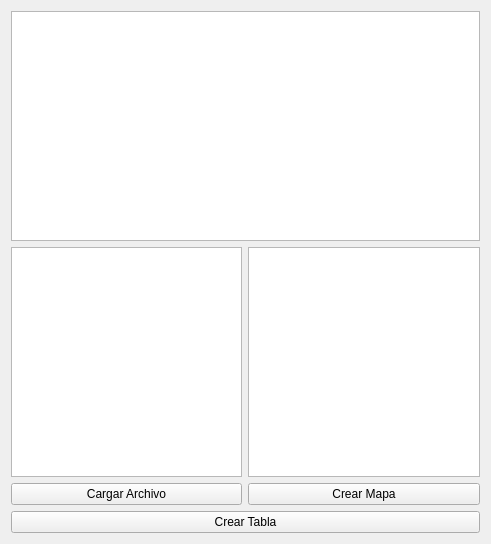
<?xml version="1.0" encoding="UTF-8"?>
<ui version="4.0">
 <class>Form</class>
 <widget class="QWidget" name="Form">
  <property name="geometry">
   <rect>
    <x>0</x>
    <y>0</y>
    <width>491</width>
    <height>544</height>
   </rect>
  </property>
  <property name="windowTitle">
   <string>Ventana  Principal (main.py)</string>
  </property>
  <layout class="QGridLayout" name="gridLayout">
   <item row="0" column="0" colspan="2">
    <widget class="QTextEdit" name="txtText1"/>
   </item>
   <item row="1" column="0">
    <widget class="QTextEdit" name="txtText2"/>
   </item>
   <item row="1" column="1">
    <widget class="QTextEdit" name="txtText3"/>
   </item>
   <item row="2" column="0">
    <widget class="QPushButton" name="btnCargarArchivo">
     <property name="text">
      <string>Cargar Archivo</string>
     </property>
    </widget>
   </item>
   <item row="2" column="1">
    <widget class="QPushButton" name="btnCrearMapa">
     <property name="text">
      <string>Crear Mapa</string>
     </property>
    </widget>
   </item>
   <item row="3" column="0" colspan="2">
    <widget class="QPushButton" name="btnCrearTabla">
     <property name="text">
      <string>Crear Tabla</string>
     </property>
    </widget>
   </item>
  </layout>
 </widget>
 <resources/>
 <connections>
  <connection>
   <sender>btnCargarArchivo</sender>
   <signal>clicked()</signal>
   <receiver>Form</receiver>
   <slot>show()</slot>
   <hints>
    <hint type="sourcelabel">
     <x>157</x>
     <y>393</y>
    </hint>
    <hint type="destinationlabel">
     <x>616</x>
     <y>292</y>
    </hint>
   </hints>
  </connection>
 </connections>
</ui>
